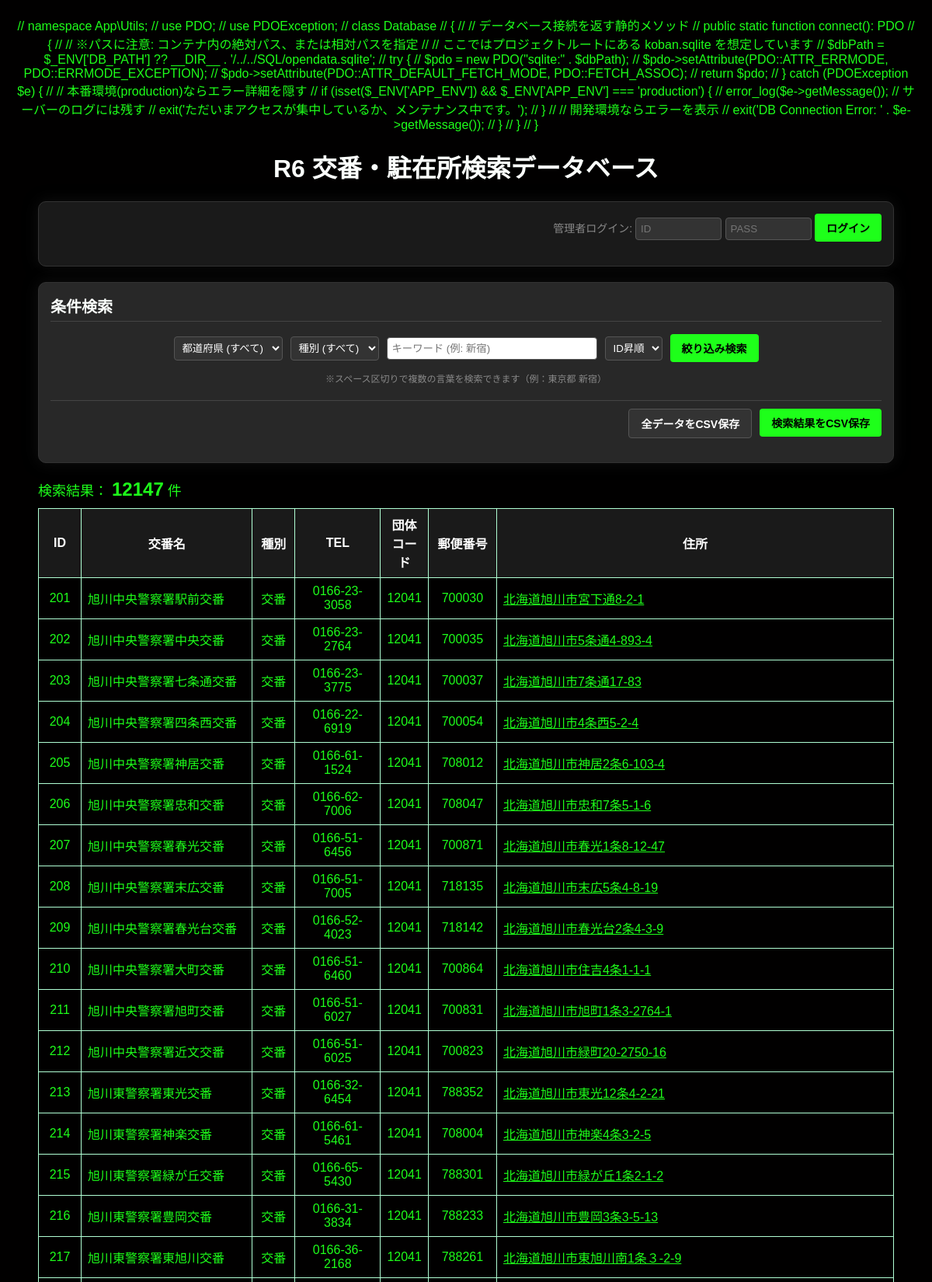
Screenshot of /?&page=3 (upper part) with the database file from the repository.
### tables this page shows
CREATE TABLE koban(
id integer primary key,
pref varchar(10),
pref_police varchar(50),
koban_name varchar(50),
koban_name_kana varchar(50),
type varchar(10),
koban_name_append varchar(50),
koban_fullname varchar(50),
phone_number varchar(20),
postal_code integer,
addr1 varchar(50),
addr2 varchar(50),
group_code integer,
addr3 varchar(50),
addr4 varchar(50));

### src/Controllers/KobanController.php (called while the page is built, shortened)
<?php
class KobanController
{
    public function index()
    {
        $kobanModel = new Koban();
        $message = $_SESSION['message'] ?? '';
        $limit = 100;
        $page = max(1, (int)($_GET['page'] ?? 1));
        $offset = ($page - 1) * $limit;
        $data = $kobanModel->search($_GET, $limit, $offset, $_GET['sort'] ?? 'id_asc');
        $total_count = $kobanModel->count($_GET);
        $total_pages = ceil($total_count / $limit);
        return View::render('home', [
            'all_data'    => $data,
            'total_count' => $total_count,
            'page'        => $page,
            'total_pages' => $total_pages,
            'message'     => $message ?? '',
            'pref_list'   => ["北海道", "青森県", "岩手県", "宮城県", "秋田県", "山形県", "福島県", "茨城県", "栃木県", "群馬県", "埼玉県", "千葉県", "東京都", "神奈川県", "新潟県", "富山県", "石川県", "福井県", "山梨県", "長野県", "岐阜県", "静岡県", "愛知県", "三重県", "滋賀県", "京都府", "大阪府", "兵庫県", "奈良県", "和歌山県", "鳥取県", "島根県", "岡山県", "広島県", "山口県", "徳島県", "香川県", "愛媛県", "高知県", "福岡県", "佐賀県", "長崎県", "熊本県", "大分県", "宮崎県", "鹿児島県", "沖縄県"]
        ]);
    }
}

### src/Utils/functions.php (called while the page is built, shortened)
<?php
function h($str)
{
    return htmlspecialchars($str ?? '', ENT_QUOTES, 'UTF-8');
}
function buildSearchQuery($getParams)
{
    $where_clauses = [];
    $params = [];
    $log_parts = [];
    $keyword = $getParams['keyword'] ?? '';
    $type = $getParams['search_type'] ?? '';
    $pref = $getParams['search_pref'] ?? '';
    $where_sql = !empty($where_clauses) ? "WHERE " . implode(' AND ', $where_clauses) : "";
    return [
        'sql' => $where_sql,
        'params' => $params,
        'log_detail' => empty($log_parts) ? "全データ" : implode(' ', $log_parts)
    ];
}

### src/Models/Koban.php (called while the page is built, shortened)
<?php
class Koban
{
    public function search($params, $limit, $offset, $sort)
    {
        $db = Database::connect();
        $searchData = buildSearchQuery($params);
        $sql = "SELECT * FROM koban " . $searchData['sql'];
        $sort_sql = match ($sort) {
            'id_desc' => "ORDER BY id DESC",
            'name_asc' => "ORDER BY koban_fullname ASC",
            default => "ORDER BY id ASC"
        };
        $sql .= " $sort_sql LIMIT $limit OFFSET $offset";
        $stmt = $db->prepare($sql);
        $stmt->execute($searchData['params']);
        return $stmt->fetchAll(PDO::FETCH_ASSOC);
    }
    public function count($params)
    {
        $db = Database::connect();
        $searchData = buildSearchQuery($params);
        $stmt = $db->prepare("SELECT COUNT(*) FROM koban " . $searchData['sql']);
        $stmt->execute($searchData['params']);
        return $stmt->fetchColumn();
    }
}

### views/home.php (the view, shortened to what this page needs)
<?php
require __DIR__ . '/layouts/header.php';
?>
<div class="container">
    <div class="box">
        <?php if (!isset($_SESSION['logged_in'])): ?>
            <form method="post" action="/auth/login" style="text-align: right;">
                <span style="color: #888; font-size: 14px;">管理者ログイン: </span>
                <input type="text" name="login_id" placeholder="ID" size="10">
                <input type="password" name="login_pass" placeholder="PASS" size="10">
                <input type="submit" value="ログイン" class="btn-primary">
            </form>
        <?php endif; ?>
    </div>
    <div class="box" style="background-color: #282828;">
        <h2 style="margin-top: 0; border-bottom: 1px solid #444; padding-bottom: 5px; font-size: 20px;">条件検索</h2>
        <form action="" method="get">
            <div class="flex-row" style="justify-content: center;">
                <select name="search_pref">
                    <option value="">都道府県 (すべて)</option>
                </select>
                <select name="search_type">
                    <option value="">種別 (すべて)</option>
                </select>
                <input type="text" name="keyword" placeholder="キーワード (例: 新宿)" value="<?php echo h($_GET['keyword'] ?? ''); ?>" style="background: #fff; color: #000;" size="30">
                <select name="sort">
                    <option value="id_asc">ID昇順</option>
                </select>
                <input type="submit" value="絞り込み検索" class="btn-primary">
            </div>
            <p style="font-size: 12px; color: #888; text-align: center; margin-bottom: 0;">※スペース区切りで複数の言葉を検索できます（例：東京都 新宿）</p>
        </form>
        <div style="margin-top: 20px; text-align: right; border-top: 1px solid #444; padding-top: 10px; display: flex; justify-content: flex-end; gap: 10px;">
            <form action="/koban/export" method="get">
                <button type="submit" class="btn-secondary">全データをCSV保存</button>
            </form>
            <form action="/koban/export" method="get">
                <button type="submit" class="btn-primary" style="color: #000;">検索結果をCSV保存</button>
            </form>
        </div>
    </div>
    <div style="text-align: left; margin-bottom: 5px; font-size: 18px;">
        <?php if ($total_count > 0): ?>
            検索結果： <span style="font-weight: bold; font-size: 24px; color: #1eff1a;"><?php echo $total_count; ?></span> 件
        <?php else: ?>
            <span style="color: #ff4444;">条件に一致するデータは見つかりませんでした。</span>
        <?php endif; ?>
    </div>
    <table>
        <tr style="background-color: #4a4a4a;">
            <th width="5%">ID</th>
            <th width="20%">交番名</th>
            <th width="5%">種別</th>
            <th width="10%">TEL</th>
            <th width="5%">団体コード</th>
            <th width="8%">郵便番号</th>
            <th>住所</th>
        </tr>
        <?php foreach ($all_data as $row): ?>
            <tr>
                <td style="text-align: center;"><?php echo h($row['id']); ?></td>
                <td><?php echo h($row['koban_fullname']); ?></td>
                <td style="text-align: center;"><?php echo h($row['type']); ?></td>
                <td style="text-align: center;"><?php echo h($row['phone_number']); ?></td>
                <td style="text-align: center;"><?php echo h($row['group_code']); ?></td>
                <td style="text-align: center;"><?php echo h($row['postal_code']); ?></td>
                <td>
                    <a href="https://www.google.com/maps/search/?api=1&query=<?php echo urlencode($row['pref'] . $row['addr3']); ?>"
                        target="_blank"
                        style="color: #1eff1a; text-decoration: underline;"
                        title="Googleマップで見る">
                        <?php echo h($row['pref'] . $row['addr3']); ?>
                    </a>
                </td>
            </tr>
        <?php endforeach; ?>
    </table>
</div>
</body>
</html>

### public/css/style.css (style rules this page uses)
body { background-color: #010000; color: #1eff1a; font-family: sans-serif; text-align: center; margin: 0; padding: 20px; display: flex; flex-direction: column; align-items: center; }
h1, h2, h3 { color: #fbfffc; }
.container { width: 95%; max-width: 1400px; margin: 0 auto; }
.box { background-color: #1a1a1a; padding: 15px; margin-bottom: 20px; border-radius: 10px; border: 1px solid #333; box-shadow: 0px 0px 20px rgba(40, 40, 40, 0.4); text-align: left; }
input[type=text], input[type=password], input[type=tel], input[type=date], select { background: #333; color: #fff; border: 1px solid #555; padding: 6px; border-radius: 4px; }
input[type=submit], button, .btn { cursor: pointer; font-weight: bold; border: none; padding: 8px 15px; border-radius: 4px; text-decoration: none; display: inline-block; font-size: 14px; }
.btn-primary { background-color: #1eff1a; color: #000; }
.btn-secondary { background-color: #333; color: #fff; border: 1px solid #555; }
a { color: #888; text-decoration: none; }
table { width: 100%; border-collapse: collapse; border: 1px solid #b0ffd4; margin-top: 10px; }
th { background-color: #1a1a1aff; color: #fff; padding: 8px; border: 1px solid #b0ffd4; text-align: center; }
td { border: 1px solid #b0ffd4; padding: 8px; color: #1eff1a; background-color: #010000; }
.flex-row { display: flex; gap: 10px; align-items: center; flex-wrap: wrap; }

### rows the page displays
koban: id "201", koban_fullname "旭川中央警察署駅前交番", type "交番", phone_number "0166-23-3058", group_code "12041", postal_code "700030", pref+addr3 "北海道旭川市宮下通8-2-1"
koban: id "202", koban_fullname "旭川中央警察署中央交番", type "交番", phone_number "0166-23-2764", group_code "12041", postal_code "700035", pref+addr3 "北海道旭川市5条通4-893-4"
koban: id "203", koban_fullname "旭川中央警察署七条通交番", type "交番", phone_number "0166-23-3775", group_code "12041", postal_code "700037", pref+addr3 "北海道旭川市7条通17-83"
koban: id "204", koban_fullname "旭川中央警察署四条西交番", type "交番", phone_number "0166-22-6919", group_code "12041", postal_code "700054", pref+addr3 "北海道旭川市4条西5-2-4"
koban: id "205", koban_fullname "旭川中央警察署神居交番", type "交番", phone_number "0166-61-1524", group_code "12041", postal_code "708012", pref+addr3 "北海道旭川市神居2条6-103-4"
koban: id "206", koban_fullname "旭川中央警察署忠和交番", type "交番", phone_number "0166-62-7006", group_code "12041", postal_code "708047", pref+addr3 "北海道旭川市忠和7条5-1-6"
koban: id "207", koban_fullname "旭川中央警察署春光交番", type "交番", phone_number "0166-51-6456", group_code "12041", postal_code "700871", pref+addr3 "北海道旭川市春光1条8-12-47"
koban: id "208", koban_fullname "旭川中央警察署末広交番", type "交番", phone_number "0166-51-7005", group_code "12041", postal_code "718135", pref+addr3 "北海道旭川市末広5条4-8-19"
koban: id "209", koban_fullname "旭川中央警察署春光台交番", type "交番", phone_number "0166-52-4023", group_code "12041", postal_code "718142", pref+addr3 "北海道旭川市春光台2条4-3-9"
koban: id "210", koban_fullname "旭川中央警察署大町交番", type "交番", phone_number "0166-51-6460", group_code "12041", postal_code "700864", pref+addr3 "北海道旭川市住吉4条1-1-1"
koban: id "211", koban_fullname "旭川中央警察署旭町交番", type "交番", phone_number "0166-51-6027", group_code "12041", postal_code "700831", pref+addr3 "北海道旭川市旭町1条3-2764-1"
koban: id "212", koban_fullname "旭川中央警察署近文交番", type "交番", phone_number "0166-51-6025", group_code "12041", postal_code "700823", pref+addr3 "北海道旭川市緑町20-2750-16"
koban: id "213", koban_fullname "旭川東警察署東光交番", type "交番", phone_number "0166-32-6454", group_code "12041", postal_code "788352", pref+addr3 "北海道旭川市東光12条4-2-21"
koban: id "214", koban_fullname "旭川東警察署神楽交番", type "交番", phone_number "0166-61-5461", group_code "12041", postal_code "708004", pref+addr3 "北海道旭川市神楽4条3-2-5"
koban: id "215", koban_fullname "旭川東警察署緑が丘交番", type "交番", phone_number "0166-65-5430", group_code "12041", postal_code "788301", pref+addr3 "北海道旭川市緑が丘1条2-1-2"
koban: id "216", koban_fullname "旭川東警察署豊岡交番", type "交番", phone_number "0166-31-3834", group_code "12041", postal_code "788233", pref+addr3 "北海道旭川市豊岡3条3-5-13"
koban: id "217", koban_fullname "旭川東警察署東旭川交番", type "交番", phone_number "0166-36-2168", group_code "12041", postal_code "788261", pref+addr3 "北海道旭川市東旭川南1条３-2-9"

### other values shown
$page_title "R6 交番・駐在所検索データベース"
$total_count "12147"
